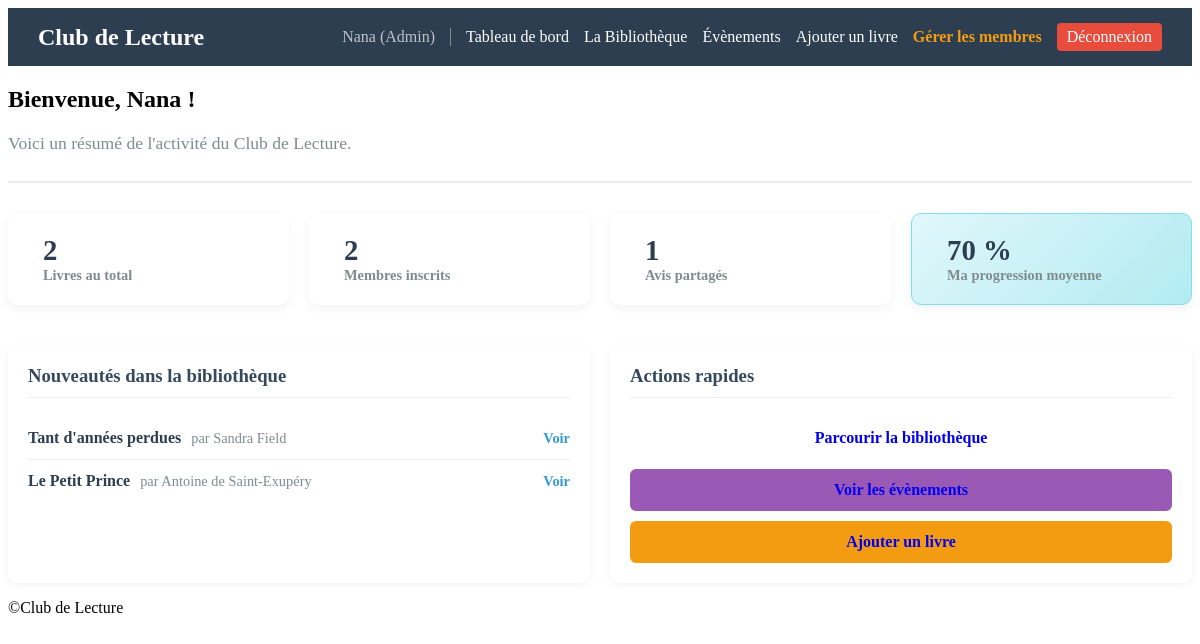
The app's page /index.php (signed in) with its own data.
### tables this page shows
CREATE TABLE IF NOT EXISTS `livres` (
  `id` int NOT NULL AUTO_INCREMENT,
  `titre` varchar(255) NOT NULL,
  `auteur` varchar(255) NOT NULL,
  `description` text,
  `chemin_couverture` varchar(255) DEFAULT NULL,
  `date_debut` date DEFAULT NULL,
  `date_fin` date DEFAULT NULL,
  `cree_par` int DEFAULT NULL,
  `cree_le` timestamp NULL DEFAULT CURRENT_TIMESTAMP,
  PRIMARY KEY (`id`),
  KEY `cree_par` (`cree_par`)
);

### index.php (the view, shortened to what this page needs)
<?php
require_once 'configuration/db.php';
$stmt_livres = $pdo->query("SELECT COUNT(*) FROM livres");
$total_livres = $stmt_livres->fetchColumn();
$stmt_membres = $pdo->query("SELECT COUNT(*) FROM membres");
$total_membres = $stmt_membres->fetchColumn();
$stmt_avis = $pdo->query("SELECT COUNT(*) FROM avis");
$total_avis = $stmt_avis->fetchColumn();
$stmt_ma_prog = $pdo->prepare("SELECT AVG(pourcentage) FROM progression WHERE membre_id = :membre_id");
$stmt_ma_prog->execute(['membre_id' => $_SESSION['membre_id']]);
$ma_moyenne = $stmt_ma_prog->fetchColumn();
$ma_moyenne = $ma_moyenne !== null ? round((float)$ma_moyenne) : 0;
$stmt_derniers = $pdo->query("SELECT id, titre, auteur FROM livres ORDER BY id DESC LIMIT 3");
$derniers_livres = $stmt_derniers->fetchAll();
?>
<?php include 'page/header.php'; ?>
<main class="container">
    <div class="dashboard-header">
        <h2> Bienvenue, <?= htmlspecialchars($_SESSION['membre_nom']) ?> !</h2>
        <p class="dashboard-subtitle">Voici un résumé de l'activité du Club de Lecture.</p>
    </div>
    <div class="stats-grid">
        <div class="stat-card">
            <div class="stat-info">
                <h3><?= $total_livres ?></h3>
                <p>Livres au total</p>
            </div>
        </div>
        <div class="stat-card">
            <div class="stat-info">
                <h3><?= $total_membres ?></h3>
                <p>Membres inscrits</p>
            </div>
        </div>
        <div class="stat-card">
            <div class="stat-info">
                <h3><?= $total_avis ?></h3>
                <p>Avis partagés</p>
            </div>
        </div>
        <div class="stat-card stat-card-highlight">
            <div class="stat-info">
                <h3><?= $ma_moyenne ?> %</h3>
                <p>Ma progression moyenne</p>
            </div>
        </div>
    </div>
    <div class="dashboard-bottom">
        <div class="dashboard-panel">
            <h3>Nouveautés dans la bibliothèque</h3>
            <?php if (count($derniers_livres) > 0): ?>
                <ul class="recent-list">
                    <?php foreach ($derniers_livres as $livre): ?>
                        <li>
                            <span class="recent-title"><?= htmlspecialchars($livre['titre']) ?></span>
                            <span class="recent-author">par <?= htmlspecialchars($livre['auteur']) ?></span>
                            <a href="details_livre.php?id=<?= $livre['id'] ?>" class="recent-link">Voir </a>
                        </li>
                    <?php endforeach; ?>
                </ul>
            <?php else: ?>
                <p>Aucun livre pour le moment.</p>
            <?php endif; ?>
        </div>
        <div class="dashboard-panel">
            <h3>Actions rapides</h3>
            <div class="quick-actions">
                <a href="lectures.php" class="btn-primary btn-block">Parcourir la bibliothèque</a>
                <a href="sessions.php" class="btn-primary btn-block" style="background-color: #9b59b6;">Voir les évènements</a>
                <?php if ($_SESSION['membre_role'] === 'Admin' || $_SESSION['membre_role'] === 'Modérateur'): ?>
                    <a href="ajouter_livre.php" class="btn-primary btn-block" style="background-color: #f39c12;">Ajouter un livre</a>
                <?php endif; ?>
            </div>
        </div>
    </div>
</main>
<?php include 'page/footer.php'; ?>

### index.css (style rules this page uses)
.dashboard-header { margin-bottom: 30px; border-bottom: 2px solid #eee; padding-bottom: 10px; }
.dashboard-subtitle { color: #7f8c8d; font-size: 1.1em; }
.stats-grid { display: grid; grid-template-columns: repeat(auto-fit, minmax(200px, 1fr)); gap: 20px; margin-bottom: 40px; }
.stat-card { background-color: white; padding: 20px; border-radius: 10px; box-shadow: 0 4px 10px rgba(0,0,0,0.05); display: flex; align-items: center; gap: 15px; transition: transform 0.2s ease, box-shadow 0.2s ease; }
.stat-card-highlight { background: linear-gradient(135deg, #e0f7fa 0%, #b2ebf2 100%); border: 1px solid #80deea; }
.stat-info h3 { margin: 0; font-size: 1.8em; color: #2c3e50; }
.stat-info p { margin: 0; color: #7f8c8d; font-size: 0.9em; font-weight: bold; }
.dashboard-bottom { display: grid; grid-template-columns: repeat(auto-fit, minmax(300px, 1fr)); gap: 20px; }
.dashboard-panel { background-color: white; padding: 20px; border-radius: 10px; box-shadow: 0 2px 8px rgba(0,0,0,0.05); }
.dashboard-panel h3 { margin-top: 0; border-bottom: 1px solid #eee; padding-bottom: 10px; color: #34495e; }
.recent-list { list-style: none; padding: 0; margin: 0; }
.recent-list li { padding: 12px 0; border-bottom: 1px solid #f1f1f1; display: flex; justify-content: space-between; align-items: center; }
.recent-list li:last-child { border-bottom: none; }
.recent-title { font-weight: bold; color: #2c3e50; }
.recent-author { color: #7f8c8d; font-size: 0.9em; margin-left: 10px; flex-grow: 1; }
.recent-link { color: #3498db; text-decoration: none; font-size: 0.9em; font-weight: bold; }
.quick-actions { display: flex; flex-direction: column; gap: 10px; }
.btn-block { display: block; text-align: center; padding: 12px; border-radius: 6px; text-decoration: none !important; font-weight: bold; }

### records on screen
livres: titre "Tant d'années perdues", auteur "Sandra Field"
livres: titre "Le Petit Prince", auteur "Antoine de Saint-Exupéry"

### other values on screen
$_SESSION['membre_nom'] "Nana"
$_SESSION['membre_role'] "Admin"
$total_livres "2"
$total_membres "2"
$total_avis "1"
$ma_moyenne "70"
